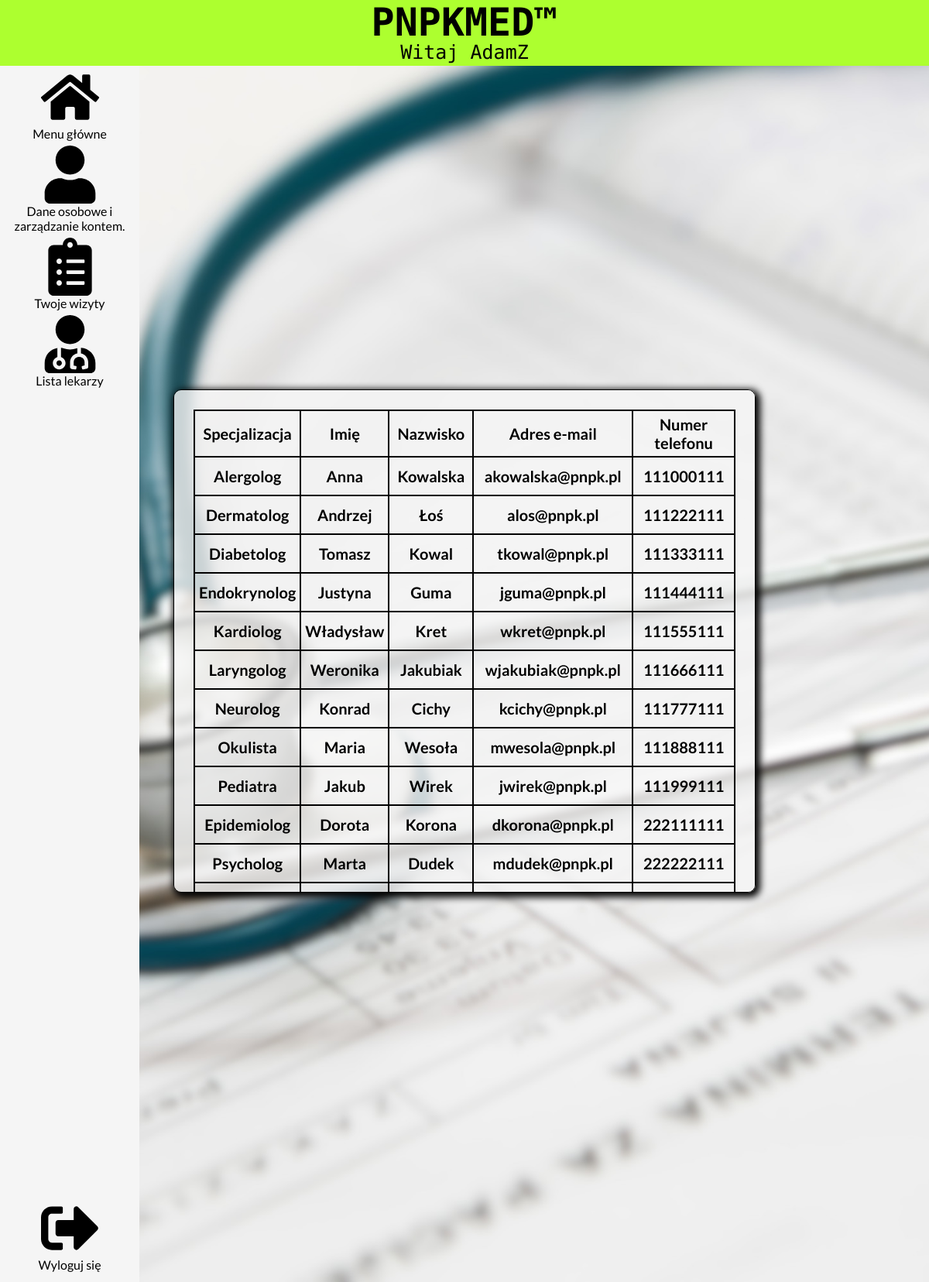
Screenshot of /php/doctordata.php (signed in) with the database file from the repository.
### tables this page shows
CREATE TABLE `lekarze` (
  `id_lekarza` int(11) NOT NULL,
  `id_specjalizacji` int(11) NOT NULL,
  `imie` varchar(32) NOT NULL,
  `nazwisko` varchar(48) NOT NULL,
  `email` varchar(40) NOT NULL UNIQUE,
  `nr_tel` bigint(9) NOT NULL UNIQUE,
  PRIMARY KEY (`id_lekarza`),
  FOREIGN KEY (`id_specjalizacji`) REFERENCES specjalizacje(id_specjalizacji)
);

CREATE TABLE `specjalizacje` (
  `id_specjalizacji` int(11) NOT NULL,
  `nazwa` varchar(40) NOT NULL,
   PRIMARY KEY (`id_specjalizacji`)
);

### php/doctordata.php (the view, shortened to what this page needs)
<?php
$conn = @mysqli_connect(DB_HOST, DB_USER, DB_PASSWORD, DB_SCHEMA);
$dataset = [];
$sql = "SELECT `imie`,`nazwisko`,`email`,`nr_tel`,specjalizacje.nazwa FROM lekarze INNER JOIN specjalizacje ON lekarze.id_specjalizacji=specjalizacje.id_specjalizacji";
$query = mysqli_query($conn, $sql);
while (($row = mysqli_fetch_array($query)) !== null) {
	$dataset[] = $row;
};
include "_header.php";
?>
<body>
	<div id="logo">
		<h1>PNPKMED&trade;</h1>
		<p id="hellomsg">
			Witaj <?php echo $_SESSION['client']["login"] ?>
		</p>
	</div>
	<div id="container">
		<?php include "_navbar.php" ?>
		<div class="infopanel">
			<table class="docinfotable">
				<tr>
					<th>Specjalizacja</th>
					<th>Imię</th>
					<th>Nazwisko</th>
					<th>Adres e-mail</th>
					<th>Numer telefonu</th>
				</tr>
				<?php
				foreach ($dataset as $data) {
					echo <<<HTML
					<tr>
					<th>{$data['nazwa']}</th>
					<th>{$data['imie']}</th>
					<th>{$data['nazwisko']}</th>
					<th>{$data['email']}</th>
					<th>{$data['nr_tel']}</th>
					</tr>
					HTML;
				}
				?>
			</table>
		</div>
</body>
</html>

### css/menu.css (style rules this page uses)
* { margin: 0; padding: 0; box-sizing: border-box; }
body { background-image: url(/images/tlo-menu.jpg); background-position: center; background-size: cover; background-repeat: no-repeat; font-family: "Lato", sans-serif; }
#logo { background-color: greenyellow; height: 85px; text-align: center; font-size: 25px; font-family: "PT Mono", monospace; }
#hellomsg { margin-top: -5px; }
#container { display: flex; }
.infopanel { background: rgba(245, 245, 245, 0.8); font-size: 20px; min-width: 400px; display: flex; justify-content: center; align-items: center; position: absolute; top: 50%; left: 50%; transform: translate(-50%, -50%); padding: 15px; border: 1px solid black; border-radius: 10px; box-shadow: 3px 3px 10px 3px black; flex-wrap: wrap; height: 650px; overflow-y: scroll; }
.docinfotable { border: 1px solid black; border-spacing: 0; margin: 10px; min-width: 700px; }
.docinfotable th, .docinfotable td { border: 1px solid black; padding: 5px; height: 50px; }

### rows the page displays
lekarze: id_specjalizacji.nazwa "Alergolog", imie "Anna", nazwisko "Kowalska", email "akowalska@pnpk.pl", nr_tel "111000111"
lekarze: id_specjalizacji.nazwa "Dermatolog", imie "Andrzej", nazwisko "Łoś", email "alos@pnpk.pl", nr_tel "111222111"
lekarze: id_specjalizacji.nazwa "Diabetolog", imie "Tomasz", nazwisko "Kowal", email "tkowal@pnpk.pl", nr_tel "111333111"
lekarze: id_specjalizacji.nazwa "Endokrynolog", imie "Justyna", nazwisko "Guma", email "jguma@pnpk.pl", nr_tel "111444111"
lekarze: id_specjalizacji.nazwa "Kardiolog", imie "Władysław", nazwisko "Kret", email "wkret@pnpk.pl", nr_tel "111555111"
lekarze: id_specjalizacji.nazwa "Laryngolog", imie "Weronika", nazwisko "Jakubiak", email "wjakubiak@pnpk.pl", nr_tel "111666111"
lekarze: id_specjalizacji.nazwa "Neurolog", imie "Konrad", nazwisko "Cichy", email "kcichy@pnpk.pl", nr_tel "111777111"
lekarze: id_specjalizacji.nazwa "Okulista", imie "Maria", nazwisko "Wesoła", email "mwesola@pnpk.pl", nr_tel "111888111"
lekarze: id_specjalizacji.nazwa "Pediatra", imie "Jakub", nazwisko "Wirek", email "jwirek@pnpk.pl", nr_tel "111999111"
lekarze: id_specjalizacji.nazwa "Epidemiolog", imie "Dorota", nazwisko "Korona", email "dkorona@pnpk.pl", nr_tel "222111111"
lekarze: id_specjalizacji.nazwa "Psycholog", imie "Marta", nazwisko "Dudek", email "mdudek@pnpk.pl", nr_tel "222222111"

### other values shown
$_SESSION['client']["login"] "AdamZ"
